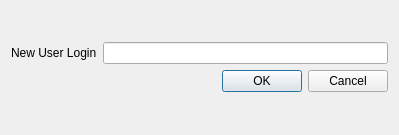
<?xml version="1.0" encoding="UTF-8"?>
<ui version="4.0">
 <class>newUserDialog</class>
 <widget class="QDialog" name="newUserDialog">
  <property name="windowModality">
   <enum>Qt::WindowModal</enum>
  </property>
  <property name="geometry">
   <rect>
    <x>0</x>
    <y>0</y>
    <width>399</width>
    <height>135</height>
   </rect>
  </property>
  <property name="sizePolicy">
   <sizepolicy hsizetype="Preferred" vsizetype="Preferred">
    <horstretch>0</horstretch>
    <verstretch>0</verstretch>
   </sizepolicy>
  </property>
  <property name="windowTitle">
   <string>New User</string>
  </property>
  <property name="modal">
   <bool>true</bool>
  </property>
  <layout class="QVBoxLayout" name="verticalLayout_2">
   <item>
    <layout class="QVBoxLayout" name="verticalLayout">
     <item>
      <layout class="QHBoxLayout" name="horizontalLayout">
       <item>
        <widget class="QLabel" name="newUserLoginLabel">
         <property name="text">
          <string>New User Login</string>
         </property>
        </widget>
       </item>
       <item>
        <widget class="QLineEdit" name="newUserLoginEdit"/>
       </item>
      </layout>
     </item>
     <item>
      <widget class="QDialogButtonBox" name="buttonBox">
       <property name="orientation">
        <enum>Qt::Horizontal</enum>
       </property>
       <property name="standardButtons">
        <set>QDialogButtonBox::Cancel|QDialogButtonBox::Ok</set>
       </property>
      </widget>
     </item>
    </layout>
   </item>
  </layout>
 </widget>
 <resources/>
 <connections>
  <connection>
   <sender>buttonBox</sender>
   <signal>accepted()</signal>
   <receiver>newUserDialog</receiver>
   <slot>accept()</slot>
   <hints>
    <hint type="sourcelabel">
     <x>248</x>
     <y>254</y>
    </hint>
    <hint type="destinationlabel">
     <x>157</x>
     <y>274</y>
    </hint>
   </hints>
  </connection>
  <connection>
   <sender>buttonBox</sender>
   <signal>rejected()</signal>
   <receiver>newUserDialog</receiver>
   <slot>reject()</slot>
   <hints>
    <hint type="sourcelabel">
     <x>316</x>
     <y>260</y>
    </hint>
    <hint type="destinationlabel">
     <x>286</x>
     <y>274</y>
    </hint>
   </hints>
  </connection>
 </connections>
</ui>
